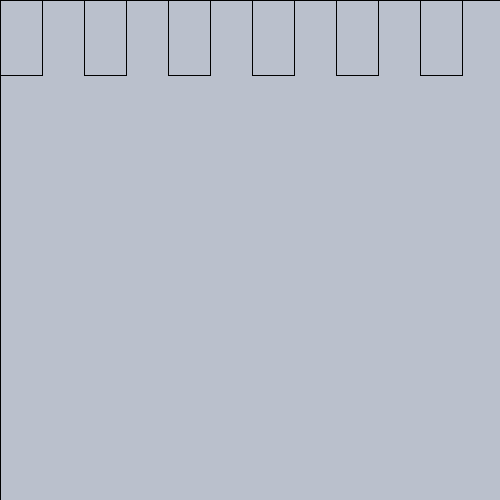
Frame 1 (no input)
Frame 60 (the mouse pressed at the canvas centre just before this capture): identical to frame 1, image omitted
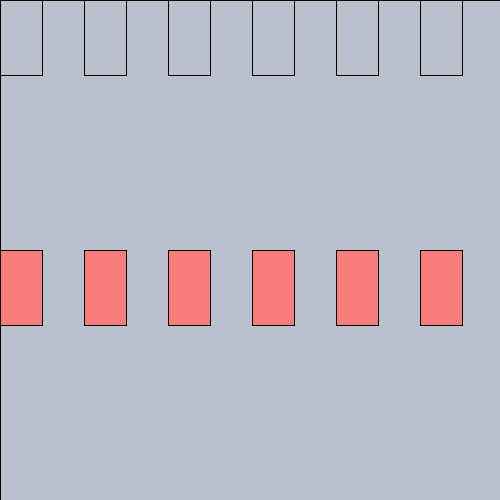
Frame 120 (the mouse held since frame 60 and released just before this capture)

The Processing sketch that drew these frames (run headless with seeded random() and noise(); from frame 60 on, the mouse is pressed at the canvas centre):

// Processing sketch: Colorful_race_track
// ── Colorful_race_track.pde
float x = 0;

void setup() {
  size(500,500);
  fill(50,100,200,30);
  rect(0,0,width,height);
}

void draw() {
  
  for (int i=0; i<6; i=i+1) {
    x = i*42;
    fill(mouseY,mouseX/2,mouseY/2,mouseX);
    rect(x*2,mouseY,42,75);
  }
}
